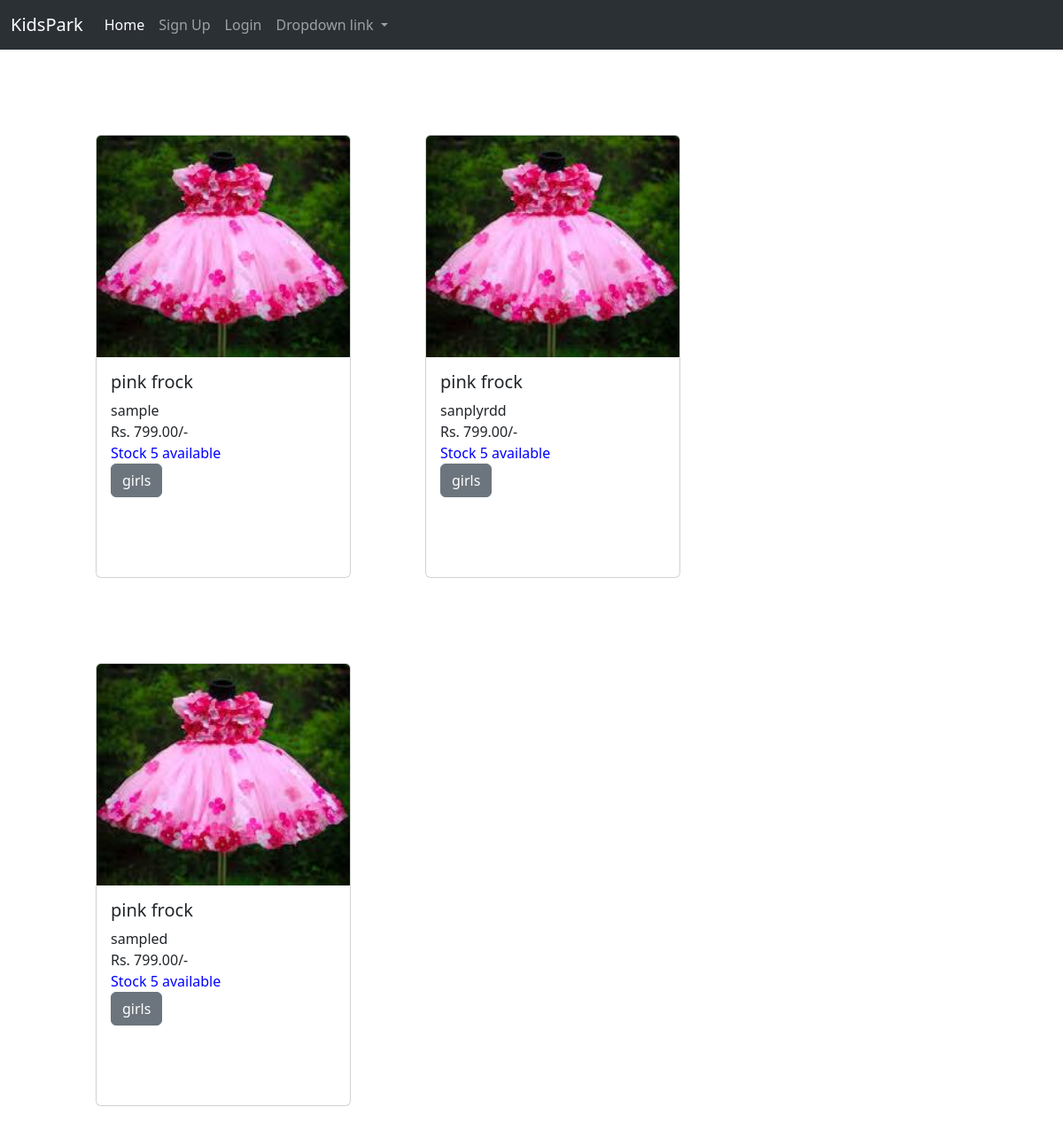
The page / on the database its author committed.
### home/models.py (models this page shows, shortened)
class Product(models.Model):
    name = models.CharField(max_length=100)
    description = models.TextField()
    image = models.ImageField(upload_to='products')
    category = models.ForeignKey(Category, on_delete=models.CASCADE)
    price = models.DecimalField(decimal_places = 2,max_digits = 8, default = 0)
    stock = models.IntegerField(default = 0)

class Category(models.Model):
    name = models.CharField(max_length = 100)

### home/views.py (the view)
# urls.py: 2. Add a URL to urlpatterns:  path('', views.home, name='home')
def home(request):
    products = Product.objects.all()
    return render(request,'home/index.html',{'products':products})

### home/templates/home/index.html (shortened to what this page needs)
{% extends 'home/base.html' %}
{% block content %}
<div class="row m-5">
    {% for product in products %}
        <div class="col-3 m-5">
            <div class="card" style="width: 18rem; height:500px">
                <img src="{{ product.image.url }}" class="card-img-top" alt="..." width="250px" height="250px">
                <div class="card-body">
                <h5 class="card-title">{{ product.name }}</h5>
                <p class="card-text">{{product.description}} <br>Rs. {{product.price}}/- <br>
                    {% if product.stock != 0 %}
                       <label style="color: blue;"> Stock {{product.stock}} available</label><br>
                    {% else %}
                    <label style="color:red">Currently Unavailable!!!</label>
                    {% endif %}
                    <label class="btn btn-secondary">{{ product.category.name }}</label>
                </p>
                </div>
            </div>
        </div>
      {% endfor %}
    </div>
{% endblock %}

### home/templates/home/base.html (shortened to what this page needs)
<!DOCTYPE html>
<html lang="en">
<head>
    <link href="https://cdn.jsdelivr.net/npm/bootstrap@5.3.3/dist/css/bootstrap.min.css" rel="stylesheet">
</head>
<body>
    <nav class="navbar navbar-expand-lg bg-body-tertiary" class="navbar " data-bs-theme="dark">
        <div class="container-fluid">
          <a class="navbar-brand" href="{% url 'site_home' %}">KidsPark</a>
          <div class="collapse navbar-collapse" id="navbarNavDropdown">
            <ul class="navbar-nav">
              <li class="nav-item">
                <a class="nav-link active" aria-current="page" href="{% url 'site_home' %}">Home</a>
              </li>
              <li class="nav-item">
                <a class="nav-link" href="{% url 'sign_up'%}">Sign Up</a>
              </li>
              <li class="nav-item">
                <a class="nav-link" href="{% url 'sign_in' %}">Login</a>
              </li>
              <li class="nav-item dropdown">
                <a class="nav-link dropdown-toggle" href="#" role="button" data-bs-toggle="dropdown" aria-expanded="false">
                  Dropdown link
                </a>
              </li>
            </ul>
          </div>
        </div>
      </nav>
    {% block content %}{% endblock %}
</body>
</html>

### rows shown on the page
Product: image (picture), name "pink frock", description "sample", price "799.00", stock "5", category.name "girls"
Product: image (picture), name "pink frock", description "sanplyrdd", price "799.00", stock "5", category.name "girls"
Product: image (picture), name "pink frock", description "sampled", price "799.00", stock "5", category.name "girls"
